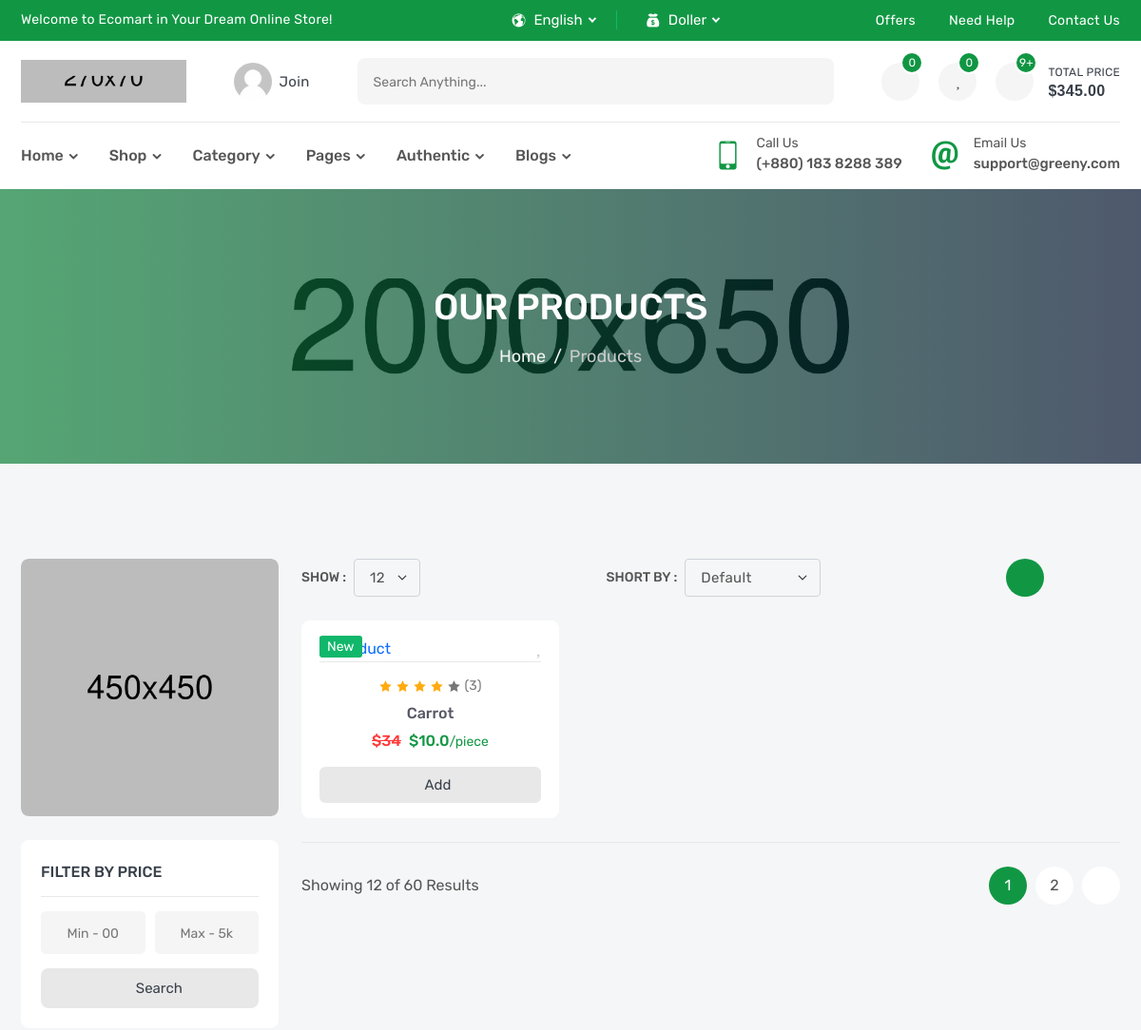
Before: /products/ (upper part) with the older database file.
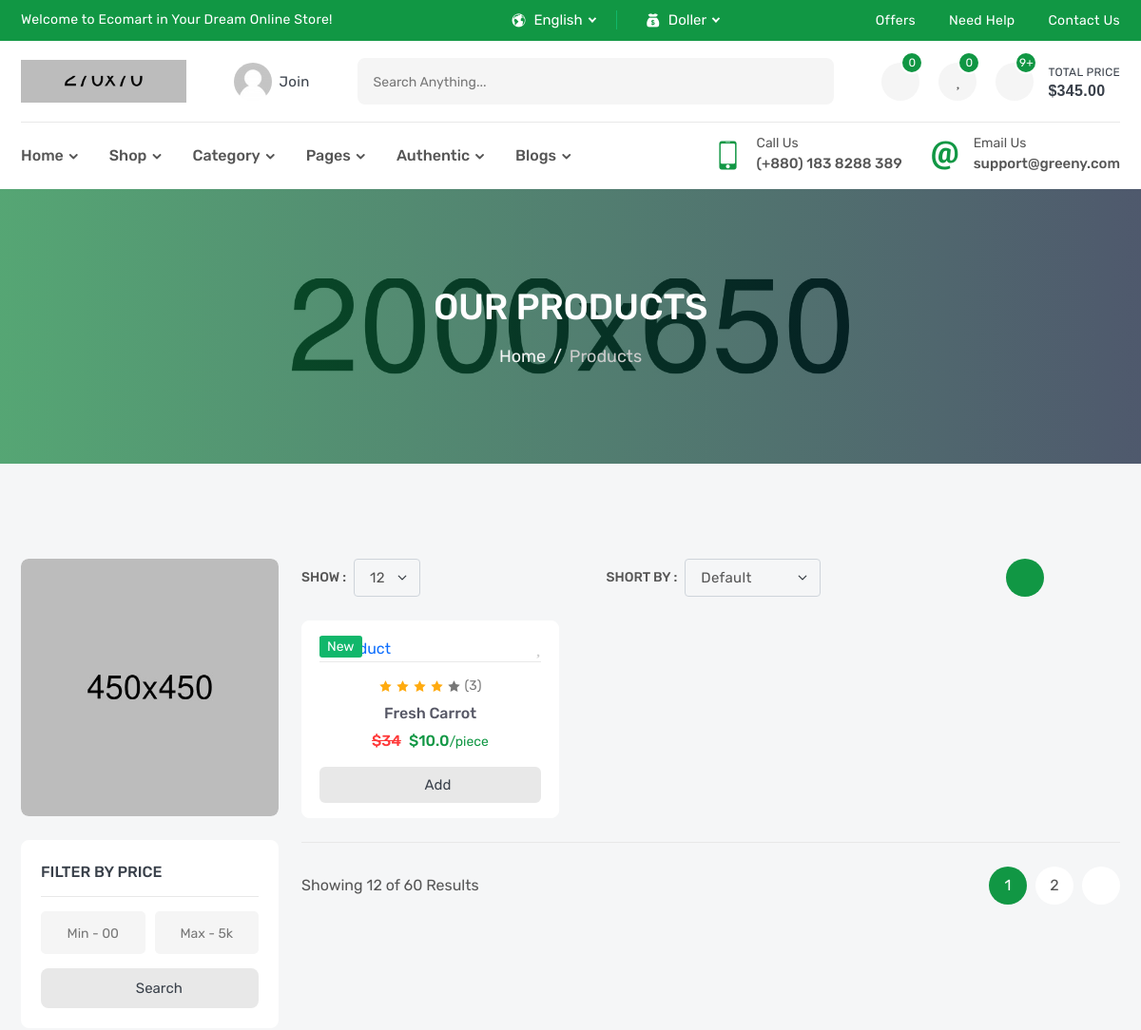
After: the same page with the newer database file.
### products/models.py (models this page shows, shortened)
class Product(models.Model):
    name = models.CharField(_("Name"), max_length=100)
    sku = models.IntegerField(_("SKU"))
    brand = models.ForeignKey('Brand', related_name='product_brand', verbose_name=_("Brand"), on_delete=models.SET_NULL, null=True, blank= True)
    price = models.FloatField(_("Price"))
    desc = models.TextField(_("Desc"), max_length=10000)
    tags = ''
    flag = models.CharField(_("Flag"), max_length=10, choices=FLAG_TYPE)
    category = models.ForeignKey('Category', related_name='product_category', verbose_name=_("Category"), on_delete=models.SET_NULL, null=True, blank= True)
    slug = models.SlugField(_("Slug"), null=True, blank= True)

### products/views.py (the view)
# urls.py: path('',ProductList.as_view(),name='product_list'),
class ProductList(ListView):
    model = Product
    paginate_by = 1

### products/templates/products/product_list.html (shortened to what the changed rows need)
{% extends "base.html" %}
{% block body %}
        <section class="inner-section single-banner" style="background: url(images/single-banner.jpg) no-repeat center;">
            <div class="container">
                <h2>Our Products</h2>
            </div>
        </section>
        <section class="inner-section shop-part">
            <div class="container">
                <div class="row content-reverse">
                    <div class="col-lg-9">
                        <div class="row row-cols-2 row-cols-md-3 row-cols-lg-3 row-cols-xl-3">
                            {% for product in product_list %}
                                <div class="col">
                                    <div class="product-card">
                                        <div class="product-media">
                                            <div class="product-label">
                                                <label class="label-text new">{{product.flag}}</label>
                                            </div>
                                            <button class="product-wish wish">
                                                <i class="fas fa-heart"></i>
                                            </button>
                                            <a class="product-image" href="product-video.html">
                                            </a>
                                        </div>
                                        <div class="product-content">
                                            <div class="product-rating">
                                                <i class="active icofont-star"></i>
                                                <i class="active icofont-star"></i>
                                                <i class="active icofont-star"></i>
                                                <i class="active icofont-star"></i>
                                                <i class="icofont-star"></i>
                                                <a href="product-video.html">(3)</a>
                                            </div>
                                            <h6 class="product-name">
                                                <a href="{% url 'products:product_detail' product.slug %}">{{ product.name }}</a>
                                            </h6>
                                            <h6 class="product-price">
                                                <del>$34</del>
                                                <span>${{product.price}}<small>/piece</small></span>
                                            </h6>
                                            <button class="product-add" title="Add to Cart">
                                                <i class="fas fa-shopping-basket"></i>
                                                <span>add</span>
                                            </button>
                                        </div>
                                    </div>
                                </div>
                            {% endfor %}
                        </div>
                    </div>
                </div>
            </div>
        </section>
{% endblock body %}

Changed rows visible on the page:
changed Product "New": name "Carrot" → "Fresh Carrot"
